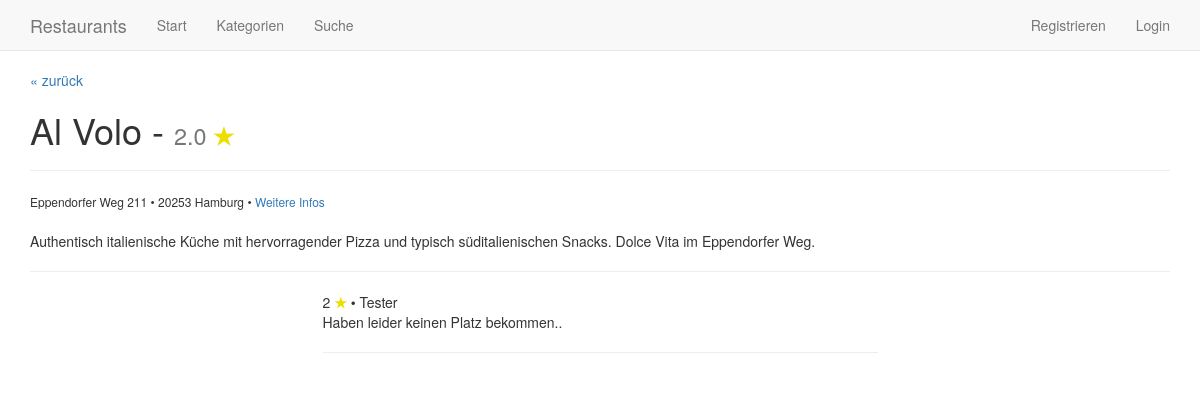
The app's page /detail/2 with its own data.
### tables this page shows
CREATE TABLE restaurant (
        id INTEGER PRIMARY KEY,
        name TEXT,
        description TEXT,
        url TEXT,
        street TEXT,
        city TEXT,
        zip INTEGER      
);

CREATE TABLE rating (
	id INTEGER PRIMARY KEY,
	restaurant_id INTEGER,
	user_id INTEGER,
	rating INTEGER,
	text TEXT
);

CREATE TABLE user (
	id INTEGER PRIMARY KEY,
	name TEXT,
	email TEXT,
	password TEXT
);

### application.py (the view)
@app.route('/detail/<int:restaurant_id>')
def detail(restaurant_id): # Details zu einem Restaurant anzeigen
	restaurant = query_db('SELECT *, COALESCE(ROUND(AVG(rating), 1), 0.0) as avg_rating FROM restaurant LEFT JOIN rating ON restaurant.id = rating.restaurant_id WHERE restaurant.id = ?', (restaurant_id,), True)
	ratings = query_db('SELECT * FROM rating JOIN user ON rating.user_id = user.id WHERE restaurant_id = ?', (restaurant_id,))
	return render_template('detail.html', restaurant=restaurant, ratings=ratings, session_user=get_user(session.get('user_id')))

### application.py (called while the page is built)
def get_db():
	db = getattr(g, '_database', None)
	if db is None:
		db = g._database = sqlite3.connect(DATABASE)
	db.row_factory = sqlite3.Row
	return db

@app.teardown_appcontext
def close_connection(exception):
	db = getattr(g, '_database', None)
	if db is not None:
		db.close()

def query_db(query, args=(), one=False):
	cur = get_db().execute(query, args)
	rv = cur.fetchall()
	cur.close()
	return (rv[0] if rv else None) if one else rv

def get_user(user_id): # Einen User anhand seiner ID aus der Datenbank holen
	if user_id != None:
		user = query_db('SELECT * FROM user WHERE id = ?', (user_id,), True)
	else:
		user = None
	return user

### templates/detail.html (shortened to what this page needs)
{% extends "layout.html" %}
{% block navigation %}{{ super( ) }}{% endblock %}
{% block content %}
	<p><a href="#" onClick="window.history.back();">&laquo; zurück</a></p>
	<h1>{{ restaurant['name'] }} - <small>{{ restaurant['avg_rating'] }} <span style="color: #ED0;"><strong>&#9733;</strong></span></small></h1>
	<hr>
	<span style="font-size: 12px;">
		{{ restaurant['street'] }} &bull; {{ restaurant['zip'] }} {{ restaurant['city'] }} &bull;
		<a target="_blank" href="{{ restaurant['url'] }}">Weitere Infos</a><br><br>
	</span>
	<p>{{ restaurant['description'] }}</p>
	<hr>
	<div class="row">
		<div class="col-sm-offset-3 col-sm-6">
			{% for rating in ratings %}
				{{ rating['rating'] }} <span style="color: #ED0;"><strong>&#9733;</strong></span> &bull; {{ rating['name'] }}<br>{{ rating['text'] }}
				<hr>
			{%endfor%}
		</div>
	</div>
	</div>
{% endblock %}

### records on screen
restaurant: name "Al Volo", street "Eppendorfer Weg 211", zip "20253", city "Hamburg", description "Authentisch italienische Küche mit hervorragender Pizza und typisch süditalienischen Snacks. Dolce Vita im Eppendorfer Weg."
rating: rating "2", name "Tester", text "Haben leider keinen Platz bekommen.."

### other values on screen
{{ restaurant['avg_rating'] }} "2.0"
